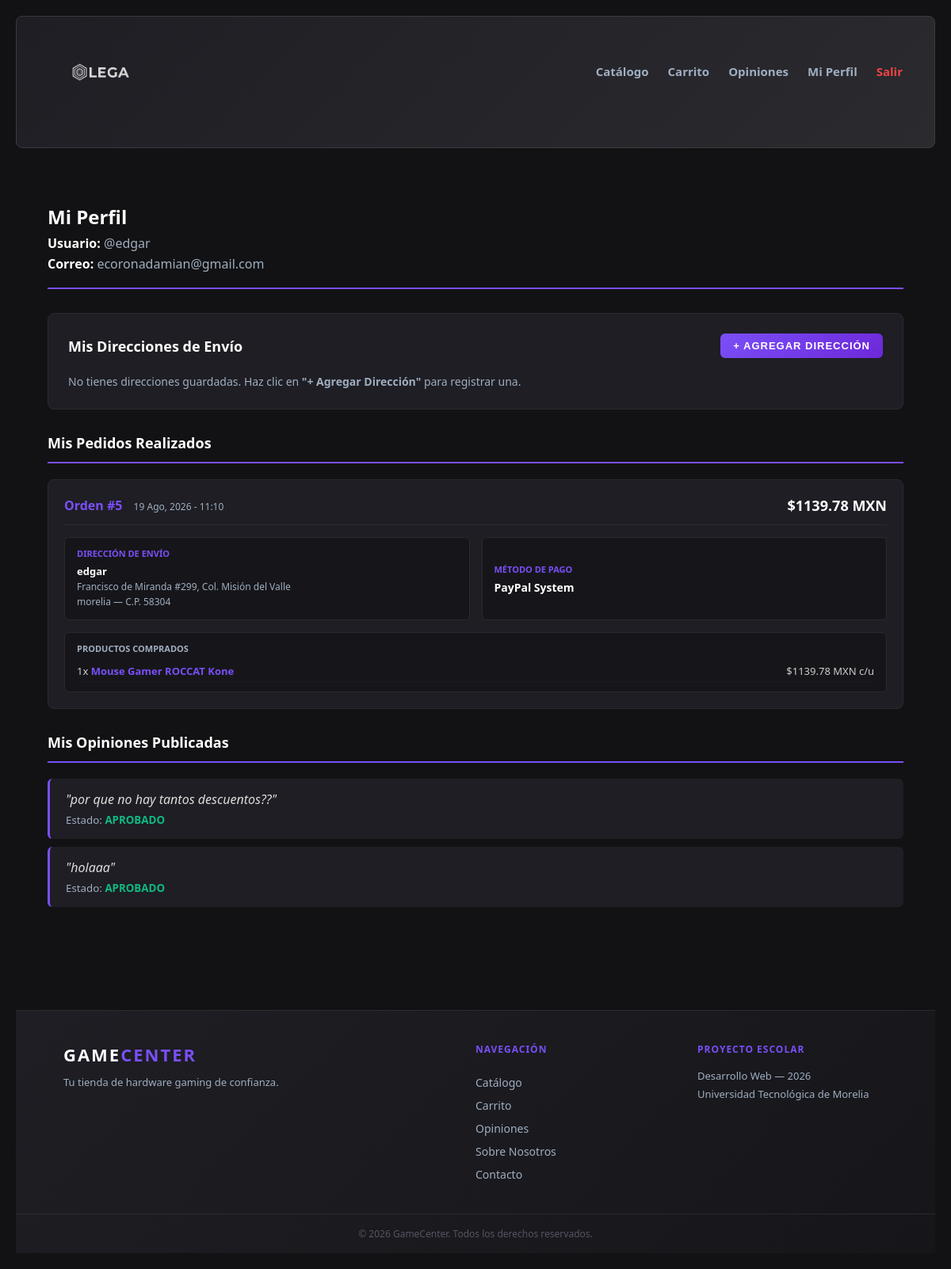
Page /perfil/ (signed in) on the committed database.
### game/models.py (models this page shows, shortened)
class Usuario(models.Model):
    username = models.CharField(max_length=150, unique=True, verbose_name="Nombre de Usuario")
    email = models.EmailField(unique=True, verbose_name="Correo")
    password = models.CharField(max_length=255, verbose_name="Contraseña")
    is_admin = models.BooleanField(default=False, verbose_name="Es Administrador")
    created = models.DateTimeField(auto_now_add=True)

class Orden(models.Model):
    METODOS_PAGO = [
        ('TARJETA', 'Tarjeta de Crédito / Débito'),
        ('PAYPAL', 'PayPal System'),
    ]
    usuario = models.ForeignKey(Usuario, on_delete=models.SET_NULL, null=True, blank=True, related_name='ordenes', verbose_name="Usuario")
    nombre_completo = models.CharField(max_length=255, verbose_name="Nombre Completo")
    direccion_postal = models.CharField(max_length=255, verbose_name="Dirección Postal")
    estado_ciudad = models.CharField(max_length=150, verbose_name="Estado / Ciudad")
    codigo_postal = models.CharField(max_length=10, verbose_name="Código Postal")
    metodo_pago = models.CharField(max_length=20, choices=METODOS_PAGO, default='TARJETA')
    total_neto = models.DecimalField(max_digits=10, decimal_places=2, verbose_name="Total Neto a Pagar")
    created = models.DateTimeField(auto_now_add=True)
    class Meta:
        verbose_name = "Orden"
        verbose_name_plural = "Ordenes"
        ordering = ['-created']

class OrdenItem(models.Model):
    orden = models.ForeignKey(Orden, on_delete=models.CASCADE, related_name='items')
    producto = models.ForeignKey(Producto, on_delete=models.PROTECT)
    cantidad = models.PositiveIntegerField(default=1)
    precio_unitario = models.DecimalField(max_digits=10, decimal_places=2)

class Producto(models.Model):
    CLASIFICACION_CHOICES = [
        ('SIM_AVANZADA', 'Simulación Avanzada'),
        ('AUDIO_INMERSIVO', 'Audio Inmersivo'),
        ('MOBILIARIO_PRO', 'Mobiliario Pro'),
    ]
    nombre = models.CharField(max_length=255, verbose_name="Nombre del Componente")
    clasificacion = models.CharField(max_length=50, choices=CLASIFICACION_CHOICES, default='SIM_AVANZADA', verbose_name="SKU / Clasificación")
    costo_comercial = models.DecimalField(max_digits=10, decimal_places=2, verbose_name="Costo Comercial ($ MXN)")
    descuento = models.PositiveIntegerField(default=0, verbose_name="Descuento (%)")
    descuento_inicio = models.DateTimeField(blank=True, null=True, verbose_name="Inicio del descuento")
    descuento_fin = models.DateTimeField(blank=True, null=True, verbose_name="Fin del descuento")
    descuento_minimo_unidades = models.PositiveIntegerField(default=0, verbose_name="Stock mínimo para descuento")
    especificaciones_tecnicas = models.TextField(blank=True, null=True, verbose_name="Especificaciones Técnicas")
    existencia_inicial = models.PositiveIntegerField(default=0, verbose_name="Existencia Inicial Almacén")
    imagen = models.ImageField(null=True, blank=True, upload_to="fotos", verbose_name="Fotografía")
    created = models.DateTimeField(auto_now_add=True)
    updated = models.DateTimeField(auto_now=True)
    class Meta:
        verbose_name = "Producto"
        verbose_name_plural = "Productos"
        ordering = ['-created']

class Opinión(models.Model):
    STATUS_CHOICES = [
        ('PENDIENTE', 'Pendiente'),
        ('APROBADO', 'Aprobado'),
        ('RECHAZADO', 'Rechazado'),
    ]
    user = models.CharField(max_length=150, verbose_name="Usuario")
    message = models.TextField(verbose_name="Mensaje")
    status = models.CharField(max_length=20, choices=STATUS_CHOICES, default='PENDIENTE')  # ← cambiado
    response = models.TextField(blank=True, null=True, verbose_name="Respuesta")
    is_hidden = models.BooleanField(default=False)
    created = models.DateTimeField(auto_now_add=True)
    updated = models.DateTimeField(auto_now=True)
    class Meta:
        ordering = ['-created']
        verbose_name = 'Opinión'
        verbose_name_plural = 'Opiniones'

### game/views.py (the view)
# urls.py: path('perfil/', views.perfil, name='perfil'),
@login_required_custom
def perfil(request):
    usuario_id = request.session.get('usuario_id')
    usuario_obj = get_object_or_404(Usuario, pk=usuario_id)
    direcciones = Direccion.objects.filter(usuario=usuario_obj)
    ordenes = Orden.objects.filter(usuario=usuario_obj).order_by('-created')
    mis_opiniones = Opinión.objects.filter(user=usuario_obj.username).order_by('-id')
    return render(request, 'game/perfil.html', {
        'usuario': usuario_obj,
        'direcciones': direcciones,
        'ordenes': ordenes,
        'opiniones': mis_opiniones
    })

### game/views.py (called while the page is built)
def login_required_custom(view_func):
    @wraps(view_func)
    def _wrapped_view(request, *args, **kwargs):
        if not request.session.get('usuario_id'):
            messages.error(request, 'Debes iniciar sesión para acceder a esta sección.')
            return redirect('login')
        return view_func(request, *args, **kwargs)
    return _wrapped_view

### game/templates/game/perfil.html (shortened to what this page needs)
{% extends "game/encabezado.html" %}
{% block contenido %}
<div class="dashboard-container">
    <div class="dashboard-header-flex" style="margin-bottom: 30px;">
        <div>
            <h2 style="font-size: 24px; font-weight: 800; margin-bottom: 6px;">Mi Perfil</h2>
            <p style="margin: 4px 0; color: var(--texto-secundario);"><strong style="color:#fff;">Usuario:</strong> @{{ usuario.username }}</p>
            <p style="margin: 4px 0; color: var(--texto-secundario);"><strong style="color:#fff;">Correo:</strong> {{ usuario.email }}</p>
        </div>
    </div>
    <div style="background-color: var(--crema-bloque); border: 1px solid #2a2a2f; border-radius: 8px; padding: 25px; margin-bottom: 30px;">
        <div style="display: flex; justify-content: space-between; align-items: center; margin-bottom: 20px;">
            <h3 class="dashboard-header-title" style="font-size: 18px; font-weight: 700; margin: 0; padding: 0; border: none;">Mis Direcciones de Envío</h3>
            <button onclick="toggleFormularioDireccion()" class="action-button btn-action-primary" style="font-size: 13px; padding: 8px 16px;">
                + Agregar Dirección
            </button>
        </div>
        {% if direcciones %}
            <div style="display: grid; grid-template-columns: repeat(auto-fit, minmax(260px, 1fr)); gap: 15px;">
                {% for dir in direcciones %}
                <div style="background-color: #16161a; border: 1px solid #2a2a2f; border-radius: 6px; padding: 15px;">
                    <p style="margin: 0 0 6px 0; font-weight: 700; color: #fff; font-size: 14px;">
                        {{ dir.calle }} #{{ dir.numero_exterior }} {% if dir.numero_interior %}(Int. {{ dir.numero_interior }}){% endif %}
                    </p>
                    <p style="margin: 2px 0; font-size: 13px; color: var(--texto-secundario);">Col. {{ dir.colonia }}, C.P. {{ dir.codigo_postal }}</p>
                    <p style="margin: 2px 0; font-size: 13px; color: var(--texto-secundario);">{{ dir.ciudad }}, {{ dir.pais }}</p>
                    <p style="margin: 6px 0 0 0; font-size: 13px; color: #10b981;">{{ dir.numero_telefonico }}</p>
                    {% if dir.referencias %}
                        <p style="margin: 6px 0 0 0; color: #666; font-style: italic; font-size: 12px;">"{{ dir.referencias }}"</p>
                    {% endif %}
                </div>
                {% endfor %}
            </div>
        {% else %}
            <p style="color: var(--texto-secundario); font-size: 14px; margin: 0;">
                No tienes direcciones guardadas. Haz clic en <strong>"+ Agregar Dirección"</strong> para registrar una.
            </p>
        {% endif %}
    </div>
    <div style="margin-bottom: 30px;">
        <h3 style="font-size: 18px; font-weight: 700; margin-bottom: 20px; padding-bottom: 12px; border-bottom: 2px solid var(--teal-medio);">Mis Pedidos Realizados</h3>
        {% if ordenes %}
            <div style="display: flex; flex-direction: column; gap: 20px;">
                {% for orden in ordenes %}
                <div style="background-color: var(--crema-bloque); border: 1px solid #2a2a2f; border-radius: 8px; padding: 20px;">
                    <div style="display: flex; justify-content: space-between; align-items: center; border-bottom: 1px solid #2a2a2f; padding-bottom: 12px; margin-bottom: 15px; flex-wrap: wrap; gap: 10px;">
                        <div>
                            <span style="font-size: 16px; font-weight: bold; color: var(--teal-medio);">Orden #{{ orden.id }}</span>
                            <span style="font-size: 12px; color: var(--texto-secundario); margin-left: 10px;">{{ orden.created|date:"d M, Y - H:i" }}</span>
                        </div>
                        <span style="font-size: 18px; font-weight: 800; color: #fff;">${{ orden.total_neto }} MXN</span>
                    </div>
                    <div style="display: grid; grid-template-columns: repeat(auto-fit, minmax(220px, 1fr)); gap: 15px; margin-bottom: 15px;">
                        <div style="background-color: #16161a; padding: 12px 15px; border-radius: 6px; border: 1px solid #2a2a2f;">
                            <div style="font-size: 11px; font-weight: bold; color: var(--teal-medio); text-transform: uppercase; margin-bottom: 6px;">Dirección de Envío</div>
                            <p style="margin: 2px 0; font-weight: 600; color: #fff; font-size: 13px;">{{ orden.nombre_completo }}</p>
                            <p style="margin: 2px 0; color: var(--texto-secundario); font-size: 12px;">{{ orden.direccion_postal }}</p>
                            <p style="margin: 2px 0; color: var(--texto-secundario); font-size: 12px;">{{ orden.estado_ciudad }} — C.P. {{ orden.codigo_postal }}</p>
                        </div>
                        <div style="background-color: #16161a; padding: 12px 15px; border-radius: 6px; border: 1px solid #2a2a2f; display: flex; flex-direction: column; justify-content: center;">
                            <div style="font-size: 11px; font-weight: bold; color: var(--teal-medio); text-transform: uppercase; margin-bottom: 6px;">Método de Pago</div>
                            <p style="margin: 0; color: #fff; font-size: 14px; font-weight: 600;">{{ orden.get_metodo_pago_display }}</p>
                        </div>
                    </div>
                    {% if orden.items.all %}
                    <div style="background-color: #16161a; padding: 12px 15px; border-radius: 6px; border: 1px solid #2a2a2f;">
                        <div style="font-size: 11px; font-weight: bold; color: var(--texto-secundario); text-transform: uppercase; margin-bottom: 8px;">Productos Comprados</div>
                        <ul style="list-style: none; padding: 0; margin: 0;">
                            {% for item in orden.items.all %}
                            <li style="display: flex; justify-content: space-between; font-size: 13px; color: #ccc; padding: 4px 0; border-bottom: 1px solid #1a1a20;">
                                <span>{{ item.cantidad }}x
                                    <a href="{% url 'detallesproducto' item.producto.id %}" style="color: var(--teal-medio); font-weight: 600; text-decoration: none;">{{ item.producto.nombre }}</a>
                                </span>
                                <span>${{ item.precio_unitario }} MXN c/u</span>
                            </li>
                            {% endfor %}
                        </ul>
                    </div>
                    {% endif %}
                </div>
                {% endfor %}
            </div>
        {% endif %}
    </div>
    <div style="margin-bottom: 30px;">
        <h3 style="font-size: 18px; font-weight: 700; margin-bottom: 20px; padding-bottom: 12px; border-bottom: 2px solid var(--teal-medio);">Mis Opiniones Publicadas</h3>
        {% for op in opiniones %}
            <div style="background: var(--crema-bloque); padding: 15px 20px; border-radius: 6px; margin-bottom: 10px; border-left: 3px solid var(--teal-medio);">
                <p style="margin: 0 0 6px 0; font-style: italic; color: #ddd;">"{{ op.message }}"</p>
                <small style="color: var(--texto-secundario);">Estado:
                    <span style="color: {% if op.status == 'APROBADO' %}#10b981{% elif op.status == 'RECHAZADO' %}#ef4444{% else %}#f59e0b{% endif %}; font-weight: 700;">{{ op.status }}</span>
                </small>
            </div>
        {% empty %}
            <p style="color: var(--texto-secundario); font-size: 14px;">Aún no has publicado ninguna opinión.</p>
        {% endfor %}
    </div>
</div>
{% include "game/footer.html" %}
{% endblock %}

### game/static/game/css/style.css (style rules this page uses)
:root { --crema-bloque: #1e1e24; --fondo-oscuro: #121214; --teal-medio: #7a4ff7; --accent-purple: #7a4ff7; --texto-principal: #ffffff; --texto-secundario: #a0aec0; --borde-input: #33333b; }
* { margin: 0; padding: 0; box-sizing: border-box; }
body { background-color: var(--fondo-oscuro); color: var(--texto-principal); font-family: 'Segoe UI', Tahoma, Geneva, Verdana, sans-serif; }
.form-submit-btn, .action-button { padding: 14px 30px; background: linear-gradient(135deg, #7a4ff7 0%, #6d28d9 100%); color: white; border: none; border-radius: 8px; font-size: 15px; font-weight: 700; cursor: pointer; transition: all 0.3s; text-transform: uppercase; letter-spacing: 1px; display: flex; align-items: center; justify-content: center; gap: 10px; }
.action-button { padding: 12px 20px; font-size: 14px; border-radius: 6px; }
.btn-action-primary { background-color: var(--teal-medio); color: #ffffff; }
.dashboard-container { padding: 40px; }
.dashboard-header-flex { display: flex; justify-content: space-between; align-items: center; margin-bottom: 25px; padding-bottom: 15px; border-bottom: 2px solid var(--teal-medio); }
.dashboard-header-title { font-size: 20px; font-weight: 800; border: none; padding: 0; margin: 0; }

### rows in the picture
Usuario: username "edgar", email "ecoronadamian@gmail.com"
Orden: id "5", created "19 Ago, 2026 - 11:10", total_neto "1139.78", nombre_completo "edgar", direccion_postal "Francisco de Miranda #299, Col. Misión del Valle", estado_ciudad "morelia", codigo_postal "58304", metodo_pago "PayPal System"
OrdenItem: cantidad "1", producto.nombre "Mouse Gamer ROCCAT Kone", precio_unitario "1139.78"
Opinión: message "por que no hay tantos descuentos??", status "APROBADO"
Opinión: message "holaaa", status "APROBADO"
